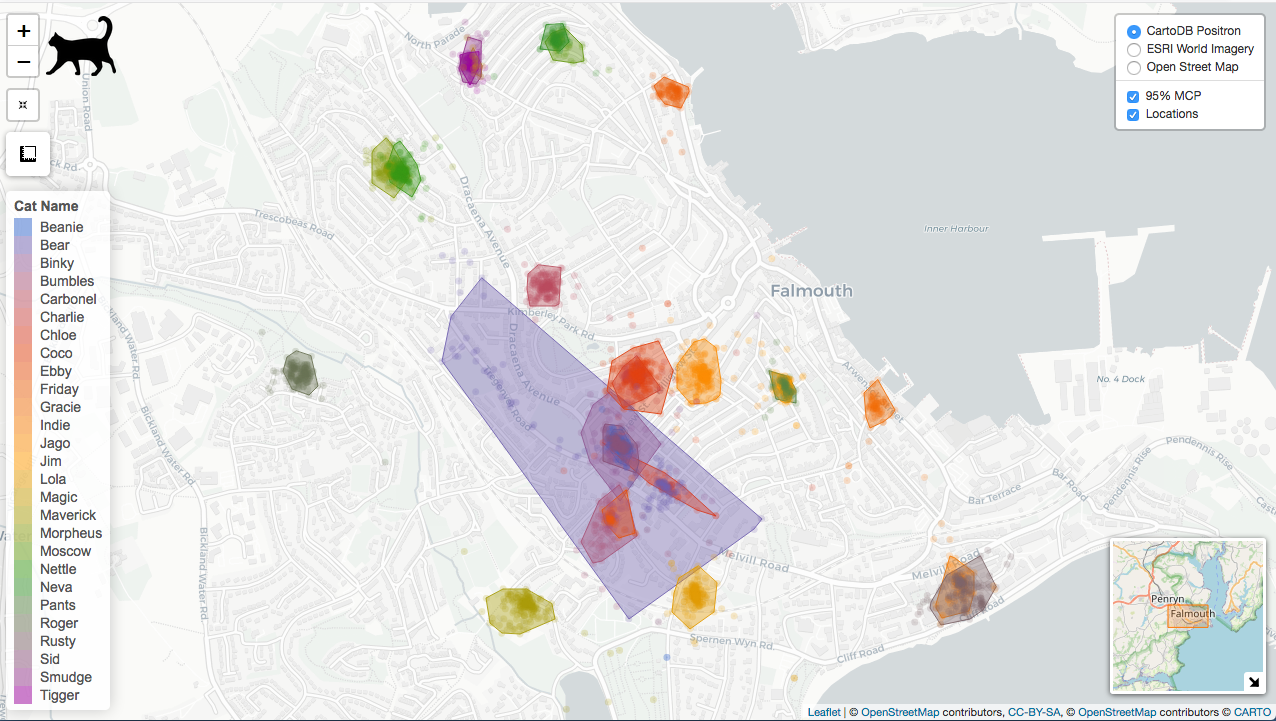

Reproduce this figure in R.
cats_uk <- readr::read_csv('https://raw.githubusercontent.com/rfordatascience/tidytuesday/master/data/2023/2023-01-31/cats_uk.csv')
cats_uk_reference <- readr::read_csv('https://raw.githubusercontent.com/rfordatascience/tidytuesday/master/data/2023/2023-01-31/cats_uk_reference.csv')
View(cats_uk)
View(cats_uk_reference)

cats_uk_join<-full_join(cats_uk,cats_uk_reference,by="tag_id")
View(cats_uk_join)

library(dplyr)
y4 <- filter(cats_uk_join, tag_id=="Roger-Tag" |
              tag_id=="Morpheus-Tag" |
              tag_id=="Nettle-Tag" |
              tag_id=="Magic-Tag" |
              tag_id=="Tigger-Tag" |
              tag_id=="Smudge-Tag" |
              tag_id=="Neva-Tag" |
              tag_id=="Moscow-Tag" |
              tag_id=="Friday" |
              tag_id=="Bear-Tag" |
              tag_id=="Carbonel-Tag" |
              tag_id=="Coco" |
              tag_id=="Jago" |
              tag_id=="Pants-Tag" | 
              tag_id=="Jim-Tag" |
              tag_id=="Binky-Tag" |
              tag_id=="Charlie" |
              tag_id=="Sid-Tag" | 
              tag_id=="Beanie-Tag" |
              tag_id=="Gracie-Tag" |
              tag_id=="Ebby-Tag" |
              tag_id=="Chloe-Tag" |
              tag_id=="Bumbles-Tag" |
              tag_id=="Maverick" | 
              tag_id=="Lola" |
              tag_id=="Rusty-Tag" |
              tag_id=="Indie-Tag" )
View(y4)

library(janitor)
y4<-y4[-c(70,142,516,595,718,729,730,
          1156,1157,1161,1162,1712,1809,
          1840,1876,1877,1878,1939,
          1940,1941,1942,1943,1942,
          2054,2228,2339,3022,3289), ]

library(dplyr)
#Rename some columns to run Adehabitat
y4 <- y4 %>%
  rename(id = "animal_id",
         x = "location_long",
         y = "location_lat") 

#Plot locations of all individuals
plot(y4$x~y4$y, col = as.factor(y4$id), pch = 16, 
     xlab="Longitude", ylab="Latitude")

# Calculate the trajectory among locations for each individual
library(adehabitatLT)  
y4.ltraj <- as.ltraj(xy = y4[,c("x", "y")], id = y4$id, typeII=FALSE)
plot(y4.ltraj)
y4.ltraj 

t1<-y4.ltraj[[1]]# The first six locations of the first animal
t2<-y4.ltraj[[2]]
t3<-y4.ltraj[[3]]
t4<-y4.ltraj[[4]]
t5<-y4.ltraj[[5]]
t6<-y4.ltraj[[6]]
t7<-y4.ltraj[[7]]
t8<-y4.ltraj[[8]]
t9<-y4.ltraj[[9]]
t10<-y4.ltraj[[10]]
t11<-y4.ltraj[[11]]
t12<-y4.ltraj[[12]]
t13<-y4.ltraj[[13]]
t14<-y4.ltraj[[14]]
t15<-y4.ltraj[[15]]
t16<-y4.ltraj[[16]]
t17<-y4.ltraj[[17]]
t18<-y4.ltraj[[18]]
t19<-y4.ltraj[[19]]
t20<-y4.ltraj[[20]]
t21<-y4.ltraj[[21]]
t22<-y4.ltraj[[22]]
t23<-y4.ltraj[[23]]
t24<-y4.ltraj[[24]]
t25<-y4.ltraj[[25]]
t26<-y4.ltraj[[26]]
t27<-y4.ltraj[[27]]

y4.ltraj_all<-rbind(t1,t2,t3,t4,t5,t6,t7,t8,t9,t10,
                    t11,t12,t13,t14,t15,t16,t17,t18,t19,t20,
                    t21,t22,t23,t24,t25,t26,t27) #combine all trajectories
summary(y4.ltraj_all)

y4.traj<-merge(x=y4,y=y4.ltraj_all,by=c("x","y"),all.x=TRUE,all.y=TRUE)

# Create a dataframe to hold all of the contents of bltu.paths with a column for id. 
# Put first element into the dataframe
total.path.df <- data.frame(y4.ltraj[[1]], id = attr(y4.ltraj[[1]], "id"))
# Use a 'for' loop to fill the larger dataframe with the rest of the trajectories.
for(i in 2:length(y4.ltraj)) {
  total.path.df <- rbind(total.path.df, 
                         data.frame(y4.ltraj[[i]], id = attr(y4.ltraj[[i]], "id")))
}

# Calculate distance travelled per interval and add it to the dataframe
total.path.df$distperweek <- total.path.df$dist / (total.path.df$dt/60/60/24)

# Aggregate to show mean distance per interval for each turtle
path.summary <- aggregate(distperweek~id, data = total.path.df, FUN = mean)
path.summary$sd <- aggregate(distperweek~id, data = total.path.df, FUN = sd)$distperweek

# Look at summmary dataframe
path.summary
summary(path.summary)
# Make a graph to visualize data using ggplot
library(ggplot2)
# Create limits used for error bars in graph
limits <- aes(ymax = path.summary$distperweek + path.summary$sd, 
              ymin = path.summary$distperweek - path.summary$sd)

# Make plot. Choose the dataframe (data) and aesthetics (aes; for the x and y)
path.plot <- ggplot(data = path.summary, aes(x = id, y = distperweek, colour = id)) + 
  geom_point(size = 3) + # add points
  geom_errorbar(limits, width = 0.2) + # adds error bars
  labs(x = "Animal number", 
       y = "Mean distance travelled per week (m)" ) + # Axis labels
  theme_classic() + # Make plot black and white with no background grid
  theme(legend.position = "none")
path.plot # call plot

# Only include three columns (id, x, and y coordinates) for making MCP's
y4.sp <- y4[, c("id", "x", "y")] 

# Create a SpatialPointsDataFrame by defining the coordinates
library(sp)
coordinates(y4.sp) <- c("x", "y")
# Set the coordinate reference system (CRS)
proj4string(y4.sp) <- CRS( "+proj=longlat +ellps=airy +no_defs" )
#proj4string(y4.sp) <- CRS( "+proj=longlat +datum=WGS84 +no_defs")

library(adehabitatHR) # Load library
y4.mcp1 <- mcp(y4.sp, percent = 95)## estimates the MCP 95%
y4.mcp1
plot(y4.mcp1)## Plot the home ranges  MCP 95%
plot(y4.mcp1, col = alpha(1:11, 0.5), add = TRUE)
y4.mcp95<-as.data.frame(y4.mcp1)## Store the home-range size as dataframe
y4.mcp95<- y4.mcp95 %>%
  rename(MCP95 = "area") 

y4.mcp2 <- mcp(y4.sp, percent = 100) ## estimates the MCP 100%
y4.mcp2
plot(y4.mcp2)## Plot the home ranges MCP 100%
plot(y4.mcp2, col = alpha(1:11, 0.5), add = TRUE)
y4.mcp100<-as.data.frame(y4.mcp2)## Store the home-range size as dataframe
y4.mcp100<- y4.mcp100 %>%
  rename(MCP100 = "area") 

y4.mcp<-merge(x=y4.mcp95,y=y4.mcp100,by=c("id"),all.x=TRUE,all.y=TRUE)
summary(y4.mcp)

y4.metrics<-merge(x=path.summary,y=y4.mcp,by=c("id"),all.x=TRUE,all.y=TRUE)

library(scales) # Helps make polygons partly transparent using the alpha argument below
plot(y4.sp, col = as.factor(y4.sp@data$id), pch = 20)
plot(y4.mcp1, col = alpha(1:11, 0.5), add = TRUE)

library(leaflet)
library(leaflet.extras)
library(leafem)
library(htmlwidgets)

labs <- lapply(seq(nrow(y4.mcp1)), function(i) {
  paste0( '<p>', y4.mcp1[i, "id"], '<p></p>', 
          y4.mcp1[i, "area"], '</p>' ) 
})

labs <- lapply(seq(nrow(y4)), function(i) {
  paste0( '<p>', y4[i, "id"], '<p></p>', 
          y4[i, "animal_sex"], '<p></p>',
          y4[i, "age_years"], '<p></p>',
          y4[i, "animal_reproductive_condition"], '<p></p>', 
          y4[i, "timestamp"], '<p></p>', 
          y4[i, "x"],'</p><p>',
          y4[i, "y"], '<p></p>',
          y4[i, "study_name"], '</p>' ) 
})

img <- "http://phylopic.org/assets/images/submissions/f79384d6-2cee-47fb-bdae-25d491f82f9e.512.png"

fct <- factor(y4.mcp1$id)
pal <- colorFactor(ggthemes::gdocs_pal()(5), y4.mcp1$id)
leaflet(y4.mcp1) %>% addTiles() %>% 
  addCircles(lng = ~y4.sp$x, lat = ~y4.sp$y, color = ~pal(y4.sp$id), 
             radius = 1, opacity = 0.2, fillOpacity = .1, group ="Locations",
             popup=paste("<b>Cat name:</b>", y4$id, "<br>",
                         "<b>Animal sex:</b>", y4$animal_sex, "<br>", 
                         "<b>Age years:</b>", y4$age_years, "<br>", 
                         "<b>Reproductive condition:</b>", y4$animal_reproductive_condition, "<br>", 
                         "<b>Timestamp:</b>", y4$timestamp, "<br>", 
                         "<b>Longitude:</b>", y4$x, "<br>",
                         "<b>Latitude:</b>", y4$y, "<br>",
                         "<b>Study name:</b>", y4$study_name)) %>%
  addPolygons(weight = 1, opacity = 0.9, fillOpacity = .4, color = ~pal(id), group="95% MCP",
              popup=paste("<b>Cat name:</b>", y4.mcp1$id, "<br>")) %>%
  addLegend('bottomleft', pal = pal, values = ~id, title = 'Cat Name') %>%
  addLayersControl(overlayGroups = c("id")) %>%
  addResetMapButton() %>% 
  addMeasure(position="topleft", primaryLengthUnit = "meters", primaryAreaUnit = "hectares") %>%
  addLogo(img, position="topleft", width = 70, height = 60) %>%
  addProviderTiles(providers$CartoDB.Positron, group = "CartoDB Positron") %>%
  addProviderTiles(providers$OpenStreetMap, group = "Open Street Map") %>%
  addProviderTiles(providers$Esri.WorldImagery, group = "ESRI World Imagery") %>%
  addLayersControl(
    baseGroups = c("CartoDB Positron", "Open Street Map", "ESRI World Imagery"),
    overlayGroups = c("Polygon (MCP95%)",  "Locations"),
    options = layersControlOptions(collapsed = FALSE)) %>%
  hideGroup("Locations") %>% 
  addMiniMap(toggleDisplay = TRUE) 
